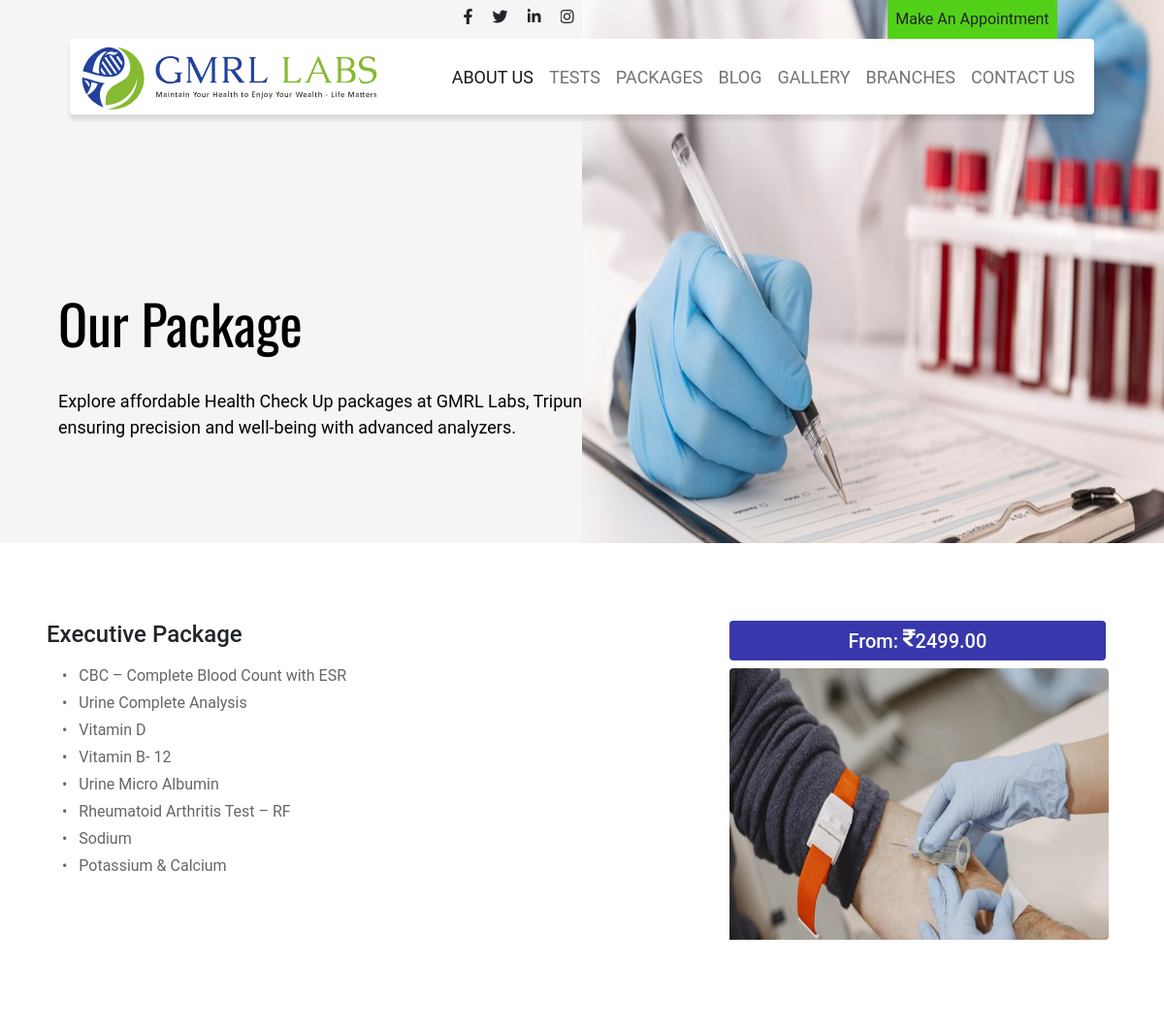
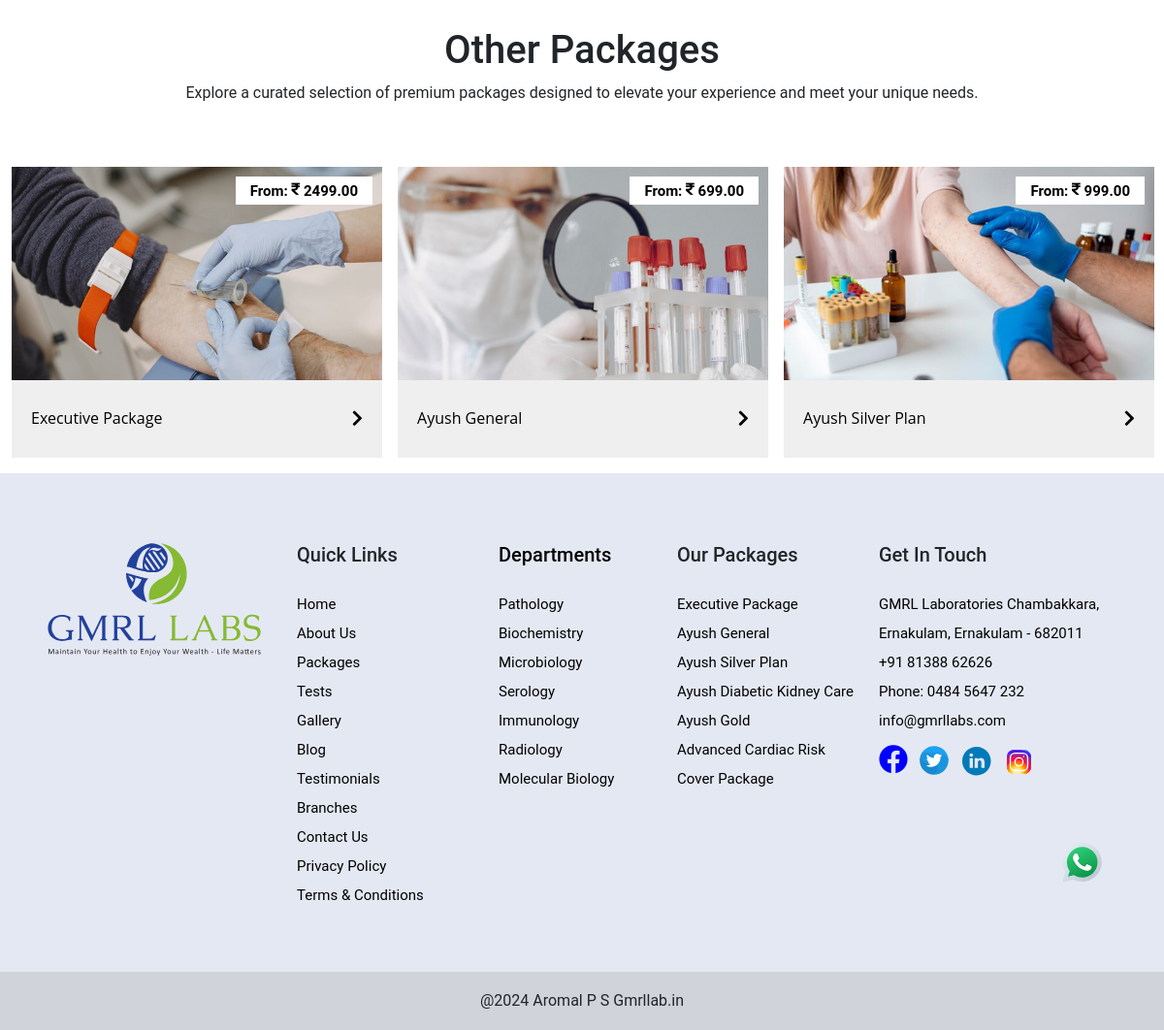
The app's page /frondpage/detailspackage/1 with its own data (2 pictures, top to bottom).
### frondpage/models.py (models this page shows, shortened)
class TestPackage(models.Model):
    package_name = models.CharField(max_length=200, unique=True)
    price = models.DecimalField(max_digits=10, decimal_places=2)
    image = models.ImageField(upload_to='testpackage')
    tests = models.TextField(help_text='Enter test names separated by commas')
    description=models.TextField()
    def get_tests_list(self):
        return [test.strip() for test in self.tests.split(',')]

class Departments(models.Model):
    dep_name=models.CharField(max_length=150,unique=True)
    dep_image=models.ImageField(upload_to='department/')
    dep_decrption=models.TextField()
    dep_detail_banner=models.ImageField(upload_to='departmentbanner/')

### frondpage/views.py (the view)
# urls.py: path('detailspackage/<int:id>',views.Details_Package,name='detailpackage'),
def Details_Package(req,id):
   test_package = TestPackage.objects.get(id=id)
   tests_list = test_package.get_tests_list()
   detailpackage=TestPackage.objects.get(id=id)
   return render(req, "detailspackage.html",{'detailpackage':detailpackage,'tests_list': tests_list})

### labapp/context_processors.py (called while the page is built)
def Testpackages(req):
    test_packages=TestPackage.objects.all()
    return dict(test_packages=test_packages)

def Test(req):
    test=Tests.objects.all()
    return dict(test=test)

def Ourtests(req):
    ourtests=Our_Tests.objects.all()
    return dict(ourtests=ourtests)

def Ourtestinomial(req):
    testinomial=OurTestinomials.objects.all()
    return dict(testinomial=testinomial)

def Department(req):
    dept=Departments.objects.all()
    return dict(dept=dept)

def NewsandEvent(req):
    news=News_and_events.objects.all()
    return dict(news=news)

def Blog(req):
    blog=Blogs.objects.all()
    return dict(blog=blog)

def Blog_detail(req):
    blog_detail=Blog_details.objects.all()
    return dict(blog_detail=blog_detail)

def Gallerys (req):
    gallery=Gallery.objects.all()
    return dict(gallery=gallery)

def Branch(req):
    branch=Branches.objects.all()
    return dict(branch=branch)

def Privacyandpolicy(req):
    privacy=Privacy.objects.all()
    return dict(privacy=privacy)

def TermsandCondition(req):
    terms=TermsandConditions.objects.all()
    return dict(terms=terms)

def About(req):
    about=AboutUs.objects.all()
    return dict(about=about)

### templates/detailspackage.html (shortened to what this page needs)
{% extends "base.html" %}
{% load static %}
{% block content %}
<div class=" main1_package overflow-hidden">
    <div class="container-fluid  p-0 ">
        <div class="row main_row ">
            <div class="col-12 page_package w-100">
                <div class="row w-100 p-0 m-0">
                    <div class="col-md-6 col-12  package_col1 p-0">
                        <div class="package_text2 overflow-hidden">
                            Our Package
                        </div>
                        <div class="package_text3">
                            Explore affordable Health Check Up packages at GMRL Labs, Tripunithura,
                            ensuring precision and well-being with advanced analyzers.
                        </div>
                    </div>
                    <div class="col-md-6 col-12  package_image p-0">
                        <img src="{% static './image/package.jpg' %}" class="d-block w-100" alt="...">
                    </div>
                </div>
            </div>
        </div>
    </div>
</div>
<div class=" package_page_main  overflow-hidden ">
    <div class="container-fluid  package_page_contain overflow-hidden">
        <div class="row main2_row1 overflow-hidden">
            <div class="col-md-7 col-12 main2_column2 package_items p-0 ps-5 overflow-hidden">
                <p class="h4">{{detailpackage.package_name}}</p>
                <ul class="ps-3 pt-2">
                    {% for test in tests_list %}
                    <li class="pb-1 "> • &nbsp;&nbsp;{{ test }}</li>
                    {% endfor %}
                </ul>
            </div>
            <div class="col-md-5 col-12 main2_column1 p-0   overflow-hidden">
                <div class="row">
                    <div class="col-12 ps-5 ms-3">
                        <h5 class="package-price-single  text-center text-white  py-2  rounded-1">
                            <font>From: <i class="fas fa-rupee-sign"></i>{{detailpackage.price}}</font>
                        </h5>
                    </div>
                    <div class="col-12">
                        <div class="package_detail_image overflow-hidden ms-md-5 ms-0 ps-1  rounded-1 ">
                            <img class="rounded-1" src="{{detailpackage.image.url}}" alt=""
                                style="width:100%; height:400px;">
                        </div>
                    </div>
                </div>
            </div>
        </div>
    </div>
</div>
<div class="main5 pb-3">
    <div class="container ">
        <div class="pb-5">
            <div class="h1 text-center">Other Packages</div>
            <p class="text-center">Explore a curated selection of premium packages designed to elevate your experience
                and
                meet your unique
                needs.</p>
        </div>
        <div class="package-scroll row">
            {% for i in test_packages %}
            <div class="col-lg-4">
                <a href="{% url 'frond:detailpackage'  i.id %}" class="package-item-con">
                    <h5>
                        <div class="fontawsome" style="height: fit-content !important; padding-bottom: 10px;">From: <i
                                class="fas fa-rupee-sign"></i> {{i.price}}
                        </div>
                    </h5>
                    <div class="package-image">
                        <img width="300" height="230" src="{{i.image.url}}" class="main6_review"
                            alt="{{i.image.url}}" />
                    </div>
                    <div class="package-text">
                        <h6>{{i.package_name}}</h6>
                        <i class="fas fa-chevron-right"></i>
                    </div>
                </a>
            </div>
            {% endfor %}
        </div>
    </div>
</div>
{% endblock %}

### templates/nav_and_footer/footer.html (shortened to what this page needs)
{% load static %}
<div class="footer  pt-2">
    <div class="container footer_contain pt-5">
        <div class="row footer_row1 mx-auto pt-3">
            <div class="col-lg-3 mb-lg-0 mb-5 text-lg-none text-center  footer_col1">
                <img src="{% static './icons/gmrl-footer-logo.svg' %}" alt="" width="220">
            </div>
            <div class="footercolum1 col-6  col-lg-2 col-md-5 ps-lg-0 ps-5">
                <h5 class="pb-3">Quick Links</h5>
                <ul class="p-0">
                    <a href="{% url 'home' %}">
                        <li>Home</li>
                    </a>
                    <a href="{% url 'aboutus' %}">
                        <li>About Us</li>
                    </a>
                    <a href="{% url 'package' %}">
                        <li>Packages</li>
                    </a>
                    <a href="{% url 'frond:tests' %}">
                        <li>Tests</li>
                    </a>
                    <a href="{% url 'gallery' %}">
                        <li>Gallery</li>
                    </a>
                    <a href="{% url 'blog' %}">
                        <li>Blog</li>
                    </a>
                    <a href="#">
                        <li>Testimonials</li>
                    </a>
                    <a href="{% url 'branch' %}">
                        <li>Branches</li>
                    </a>
                    <a href="{% url 'form:contactform' %}">
                        <li>Contact Us</li>
                    </a>
                    <a href="{% url 'frond:privacy' %}">
                        <li>Privacy Policy</li>
                    </a>
                    <a href="{% url 'frond:terms' %}">
                        <li>Terms & Conditions</li>
                    </a>
                </ul>
            </div>
            <div class="footercolum2 col-6 col-lg-2 col-md-5  ">
                <h5 class="pb-3"><a href="{% url 'frond:dep_detail' %}">Departments</a></h5>
                <ul class="p-0">
                    {% for i in dept %}
                    <a href="{% url 'frond:E_dep_detail' i.id %}">
                        <li> {{i.dep_name}}</li>
                    </a>
                    {% endfor %}
                </ul>
            </div>
            <div class="footercolum3 col-6 col-lg-2 col-md-5 ps-lg-0 ps-5">
                <h5 class="pb-3">Our Packages</h5>
                <ul class="p-0">
                    {% for i in test_packages %}
                    <a href="{% url 'frond:detailpackage'  i.id %}">
                        <li>{{i.package_name}}</li>
                    </a>
                    {% endfor %}
                </ul>
            </div>
            <div class="footercolum4 col-6 col-lg-3 col-md-5 ">
                <h5 class="pb-3">Get In Touch</h5>
                <ul class="p-0">
                    <a href="{% url 'form:contactform' %}">
                        <li> GMRL Laboratories Chambakkara, Ernakulam, Ernakulam - 682011</li>
                    </a>
                    <a href="tel:+91 81388 6262">
                        <li> +91 81388 62626</li>
                    </a>
                    <a href="tel:0484 5647 232">
                        <li> Phone: 0484 5647 232</li>
                    </a>
                    <a href="mailto:info@gmrllabs.com">
                        <li> info@gmrllabs.com</li>
                    </a>
                    <span class="footer_icon">
                        <div class="row text-center">
                            <div class="col-1" style="width:42px">
                                <i class="fab fa-facebook "></i>
                            </div>
                            <div class="col-1 " style="width:42px; padding-top:11px;">
                            </div>
                            <div class="col-1" style=" width:44px; padding-top:10px;">
                            </div>
                            <div class="col-1" style=" width:44px; padding-top:10px;">
                            </div>
                        </div>
                    </span>
                </ul>
            </div>
        </div>
    </div>
    <div class="container-fluid">
        <div class="row">
            <div class="copyright col-12 mt-5 ">
                <a class="text-decoration-none text-dark " href=""> @2024 Aromal P S Gmrllab.in </a>
            </div>
        </div>
    </div>
</div>

### static/css/style.css (style rules this page uses)
* { overflow-x: hidden !important; }
html, body { margin: 0 !important; padding: 0 !important; box-sizing: border-box !important; height: fit-content !important; }
.container { max-width: 1240px !important }
body { position: relative; font-family: 'Roboto', sans-serif !important; }
a { text-decoration: none !important; transition-duration: 0.3s !important; }

### static/css/navbar.css (style rules this page uses)
html, body { margin: 0 !important; padding: 0 !important; box-sizing: border-box !important; height: fit-content !important; }
body { position: relative; font-family: 'Roboto', sans-serif !important; }
.container { max-width: 1240px !important }
a { text-decoration: none !important; transition-duration: 0.3s !important; }

### static/css/main3.css (style rules this page uses)
h6 { color: black; padding: 0; margin: 0; font-family: 'Open Sans', sans-serif !important; }

### static/css/main5.css (style rules this page uses)
.package-item-con { width: 100%; padding: 0; margin: 0; position: relative; display: block; }
.package-image { width: 100%; height: 220px; display: block; position: relative; background: rgb(175, 175, 189); overflow: hidden; }
.package-image img { width: 100%; height: 270px; object-fit: cover; transition-duration: 0.3s; }
.package-item-con h5 { width: 100%; position: absolute; left: 0px; top: 0px; z-index: 990; text-align: right; padding: 0; margin: 0; display: block; }
.fontawsome { overflow: hidden !important; }
.package-item-con h5 .fontawsome { background: #fff; color: black; font-size: 15px; display: inline-block; font-weight: 700; width: auto; padding: 6px 15px; position: relative; top: 10px; right: 10px; }
.package-item-con h5 { overflow: hidden !important; }
.package-item-con h5 .fontawsome i { font-size: 14px; color: black; overflow: hidden !important; }
.package-text { width: 100%; height: 80px; display: table; position: relative; text-align: left; color: rgb(0, 0, 0); transition-duration: 1.5s; padding: 0px 35px 0px 20px; }
.package-text h6 { width: 100%; padding: 0; margin: 0; display: table-cell; vertical-align: middle; font-size: 16px; transition-duration: 0.3s; }
.package-text i { position: absolute; top: 30px; right: 20px; font-size: 18px; }
.package-scroll, .testimonials-scroll { margin-left: -8px; margin-right: -8px; }
.package-scroll .col-lg-4, .testimonials-scroll .col-lg-12 { padding-left: 8px; padding-right: 8px; }

### static/css/main6.css (style rules this page uses)
.main6_review { font-style: italic !important; }

### static/css/footer.css (style rules this page uses)
.footer { background-color: #e4e8f3; }
.footer ul li { list-style-type: none; line-height: 30px; font-size: 15px; }
.copyright { display: flex; align-items: center; justify-content: center; background-color: #d0d3da; height: 60px; }
.footer_icon i { padding-top: 10px; font-size: 30px; color: blue; }
.footer_icon .tweeter { padding: 0; height: 30px; width: 30px; }
.footer_icon .linkedin { width: 33px; }
.footer_icon .instagram_footer { padding-top: 1px; width: 33px; }
.footer_row1 a { color: black; }

### static/css/about.css (style rules this page uses)
.container { max-width: 1240px !important }

### static/css/gallery.css (style rules this page uses)
.container { max-width: 1240px !important; }

### static/css/branches.css (style rules this page uses)
.container { max-width: 1240px !important; }
.container { max-width: 1240px !important }

### static/css/blog.css (style rules this page uses)
.container { max-width: 1240px !important }

### static/css/contactus.css (style rules this page uses)
.container { max-width: 1240px !important }

### static/css/tests.css (style rules this page uses)
.container { max-width: 1240px !important }

### records on screen
TestPackage: package_name "Executive Package", price "2499.00", image (picture)
TestPackage: price "699.00", image (picture), package_name "Ayush General"
TestPackage: price "999.00", image (picture), package_name "Ayush Silver Plan"
Departments: dep_name "Pathology"
Departments: dep_name "Biochemistry"
Departments: dep_name "Microbiology"
Departments: dep_name "Serology"
Departments: dep_name "Immunology"
Departments: dep_name "Radiology"
Departments: dep_name "Molecular Biology"
TestPackage: package_name "Ayush Diabetic Kidney Care"
TestPackage: package_name "Ayush Gold"
TestPackage: package_name "Advanced Cardiac Risk Cover Package"

### other values on screen
{{ test }} "CBC – Complete Blood Count with ESR" "Urine Complete Analysis" "Vitamin D" "Vitamin B- 12" "Urine Micro Albumin" "Rheumatoid Arthritis Test – RF" "Sodium" "Potassium & Calcium"
